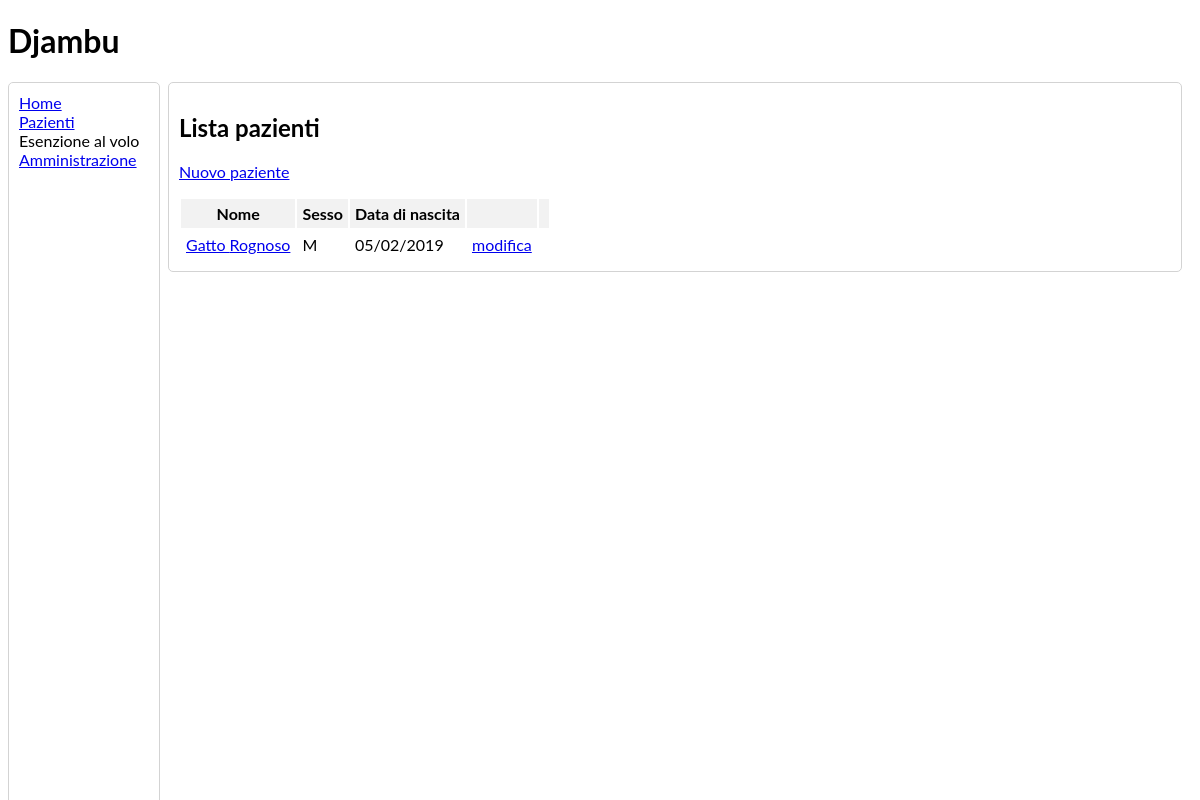
Page /patients/list/ on the earlier database version.
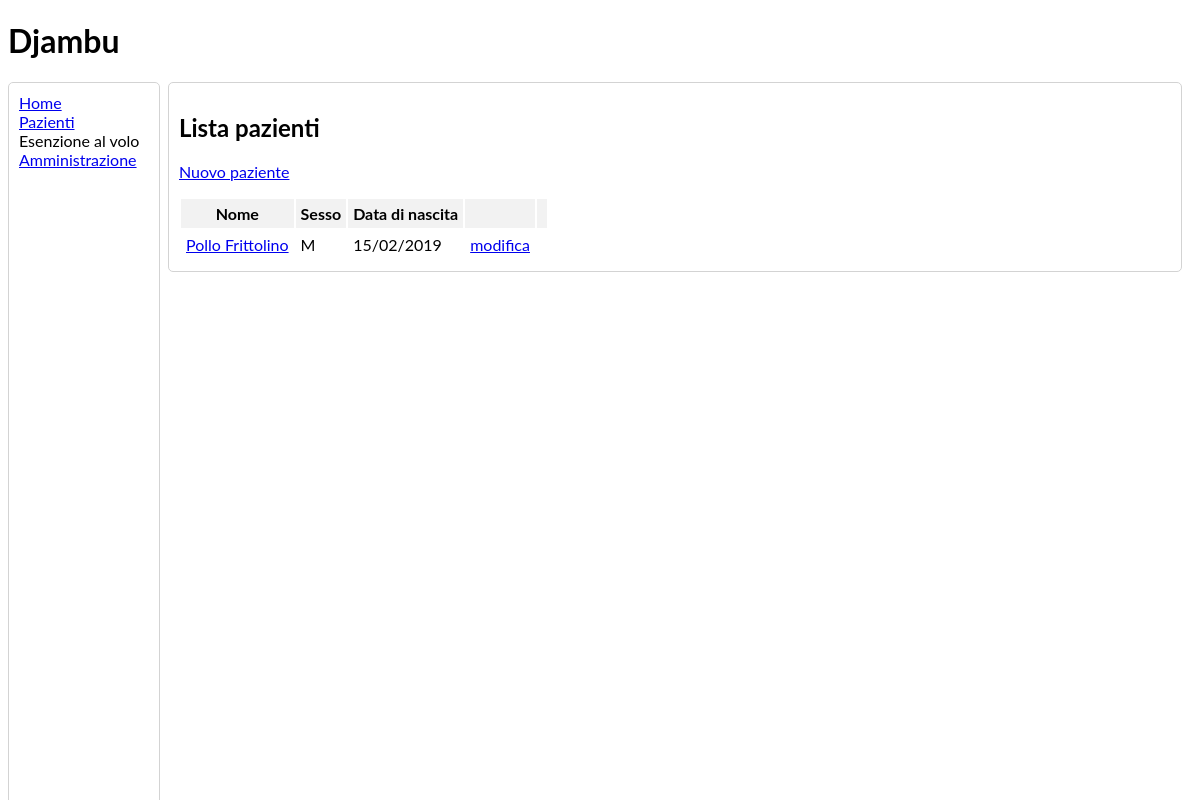
Same page on the later database version.
### patients/models.py (models this page shows, shortened)
class Patient(models.Model): # TODO: make fields mandatory
    last_name = models.CharField(max_length=50, verbose_name='cognome')
    first_name = models.CharField(max_length=50, verbose_name='nome')
    sex = models.CharField(max_length=1, choices=SEX_CHOICES, verbose_name='sesso')
    birth_date = models.DateField(verbose_name='data di nascita')
    birth_place = models.CharField(max_length=100, verbose_name='luogo di nascita')
    fiscal_code = models.CharField(max_length=16, blank=True, null=True,
                                   verbose_name='codice fiscale')
    address = models.CharField(max_length=200, blank=True, null=True,
                               verbose_name='indirizzo')
    class Meta:
        verbose_name = 'paziente'
        verbose_name_plural = 'pazienti'

### patients/views.py (the view)
# urls.py: path('list/', PatientsListView.as_view(),
class PatientsListView(ListView):
    model = Patient
    template_name = 'patients/patients_list.html'

### patients/templates/patients/patients_list.html
{% extends './base_djambu.html' %}
{% load admin_urls %}
{% block content %}
  <div class="round-border-panel">
    <h2>Lista pazienti</h2>
    <p>{% include 'patients/panel_add_patient.html' %}</p>
    <table class="table">
      <tr>
        <th>Nome</th>
        <th>Sesso</th>
        <th>Data di nascita</th>
        <th></th>
        <th></th>
      </tr>
      {% for p in patient_list %}
        <tr>
          <td>
            <a href="{% url 'patients:patient_detail' p.pk %}">
              {{ p.last_name|capfirst }} {{ p.first_name|capfirst }}
            </a>
          </td>
          <td>{{ p.sex|capfirst }}</td>
          <td>{{ p.birth_date|date:'d/m/Y' }}</td>
          <td><a href="/patients_admin/patients/patient/{{ p.pk }}/change/">modifica</a></td>
        </tr>
      {% endfor %}
    </table>
  </div>
{% endblock %}

### patients/templates/patients/base_djambu.html (shortened to what this page needs)
{% extends './base.html' %}
{% block stylesheet %}
  {% load static %}
  {% static 'patients/css/style.css' %}
{% endblock %}
{% block body %}
  <h1>Djambu</h1>
  {% include './nav_bar.html' %}
    <div class="main">
      {% block content %}{% endblock %}
    </div>
{% endblock %}

### patients/templates/patients/base.html (shortened to what this page needs)
<!DOCTYPE html>
<html lang="en">
<head>
  <link rel="stylesheet" type="text/css"
        href="{% block stylesheet %}{% endblock %}">
</head>
<body>
  {% block body %}{% endblock %}
</body>
</html>

### patients/templates/patients/nav_bar.html
<div class="nav-bar">
  <a href="{% url 'patients:home' %}">Home</a> <br>
  <a href="{% url 'patients:patients_list' %}">Pazienti</a> <br>
  Esenzione al volo <br>
  <a href="/patients_admin/">Amministrazione</a>
</div>

### patients/templates/patients/panel_add_patient.html
<a href="/patients_admin/patients/patient/add/">Nuovo paziente</a>

### patients/static/patients/css/style.css (style rules this page uses)
body { font-family: Lato, sans-serif; }
th, td { padding: 5px; }
tr:nth-child(odd) { background-color: #f2f2f2; }
.round-border-panel { border: 1px solid lightgrey; border-radius: 5px; padding: 10px; margin-bottom: 10px; }
.nav-bar { height: 100%; width: 130px; position: fixed; z-index: 1; overflow-x: hidden; border: 1px solid lightgrey; border-radius: 5px; padding: 10px; }
.main { margin-left: 150px; padding: 0px 10px; }

Differences in the rows shown:
removed Patient: last_name "Gatto", first_name "Rognoso", sex "M", birth_date "05/02/2019"
added Patient: last_name "Pollo", first_name "Frittolino", sex "M", birth_date "15/02/2019"
